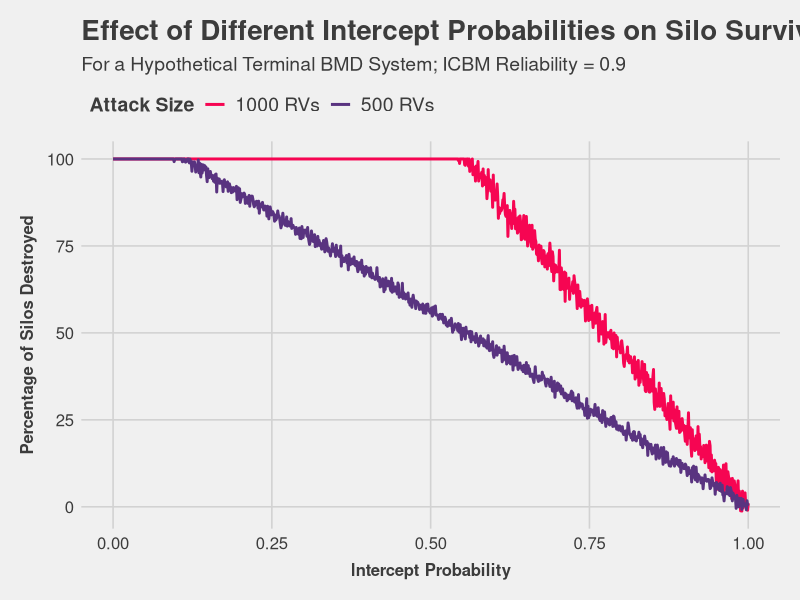
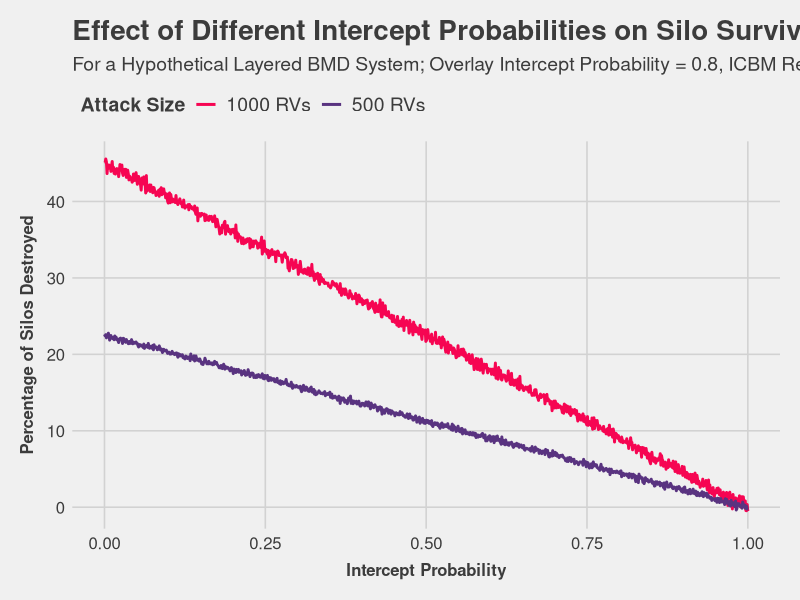

R code for these plots, in order:
library(ggplot2)
library(ggthemes)
library(dplyr)
set.seed(123)

# Extra tweaks for plotting
plot_theme <- theme(
    plot.title = element_text(
        size = 20, face = "bold", hjust = 0,
        margin = margin(b = 0.25, unit = "cm")),
    plot.subtitle = element_text(
        size = 14, hjust = 0),
    axis.title.x = element_text(
        size = 12, face = "bold", angle = 0,
        margin = margin(t = 0.25, unit = "cm")),
    axis.title.y = element_text(
        size = 12, face = "bold", angle = 90,
        margin = margin(r = 0.25, unit = "cm")),
    axis.text = element_text(
        size = 12),
    legend.title = element_text(
        size = 14, face = "bold"),
    legend.text = element_text(
        size = 14),
    legend.position = "top",
    legend.justification = "left"
)

terminal_survival <- function(p_int, p_k = 0.9, silos = 400, attack_size) { # nolint
    p_int <- rnorm(1, p_int, sd = 0.01)
    destroyed <- (attack_size * (1 - p_int) * p_k)
    return(destroyed)
}

terminal_surv <- tibble(
    efficiency = seq(0, 1, length.out = 1000),
    silos_1 = sapply(
        efficiency, terminal_survival, attack_size = 500),
    silos_2 = sapply(
        efficiency, terminal_survival, attack_size = 1000)
) %>%
    mutate(
        silos_1 = ifelse(silos_1 > 400, 400, silos_1) / 400 * 100,
        silos_2 = ifelse(silos_2 > 400, 400, silos_2) / 400 * 100
)

colors_3 <- c("500 RVs" = "#593380", "1000 RVs" = "#F60552")

terminal_surv_chart <- ggplot(
    data = terminal_surv,
    aes(x = efficiency)
) +
    geom_line(
        aes(y = silos_2, color = "1000 RVs"),
        linewidth = 1.0
) +
    geom_line(
        aes(y = silos_1, color = "500 RVs"),
        linewidth = 1.0
) +
    labs(
        x = "Intercept Probability",
        y = "Percentage of Silos Destroyed",
        title = "Effect of Different Intercept Probabilities on Silo Survivability", # nolint,
        subtitle = "For a Hypothetical Terminal BMD System; ICBM Reliability = 0.9", # nolint
        color = "Attack Size"
) +
    scale_color_manual(
        values = colors_3
) +
    theme_fivethirtyeight() +
    plot_theme

print(terminal_surv_chart)

overlay_survival <- function(p_under, p_over = 0.8, p_k = 0.9, silos = 400, attack_size) { # nolint
    p_under <- rnorm(1, p_under, sd = 0.01)
    destroyed <- attack_size * (1 - p_over) * (1 - p_under) * p_k
    return(destroyed)
}

overlay_surv <- tibble(
    efficiency = seq(0, 1, length.out = 1000),
    silos_1 = sapply(
        efficiency, overlay_survival, attack_size = 500),
    silos_2 = sapply(
        efficiency, overlay_survival, attack_size = 1000)
) %>%
    mutate(
        silos_1 = ifelse(silos_1 > 400, 400, silos_1) / 400 * 100,
        silos_2 = ifelse(silos_2 > 400, 400, silos_2) / 400 * 100
)

overlay_surv_chart <- ggplot(
    data = overlay_surv,
    aes(x = efficiency)
) +
    geom_line(
        aes(y = silos_2, color = "1000 RVs"),
        linewidth = 1.0
) +
    geom_line(
        aes(y = silos_1, color = "500 RVs"),
        linewidth = 1.0
) +
    labs(
        x = "Intercept Probability",
        y = "Percentage of Silos Destroyed",
        title = "Effect of Different Intercept Probabilities on Silo Survivability", # nolint,
        subtitle = "For a Hypothetical Layered BMD System; Overlay Intercept Probability = 0.8, ICBM Reliability = 0.9", # nolint
        color = "Attack Size"
) +
    scale_color_manual(
        values = colors_3
) +
    theme_fivethirtyeight() +
    plot_theme

print(overlay_surv_chart)